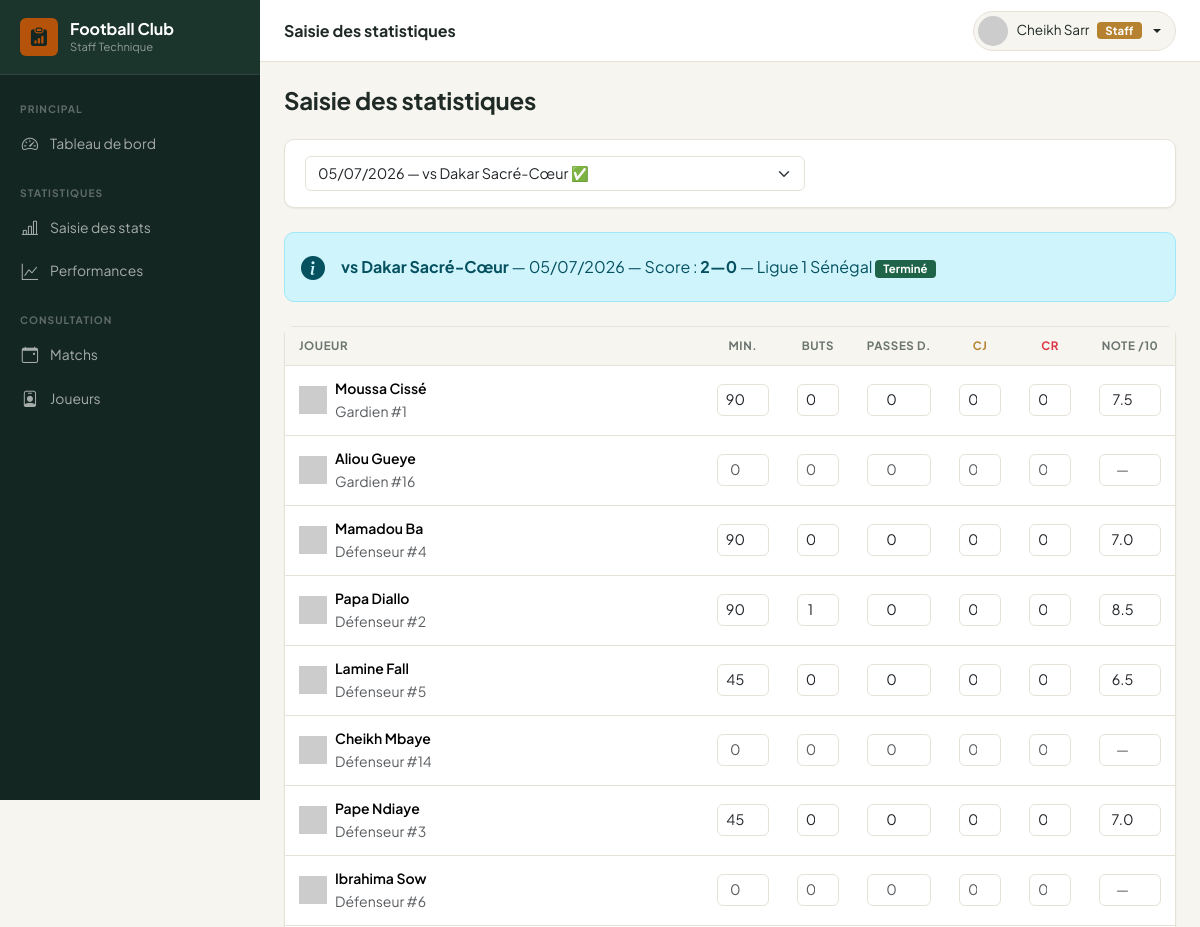
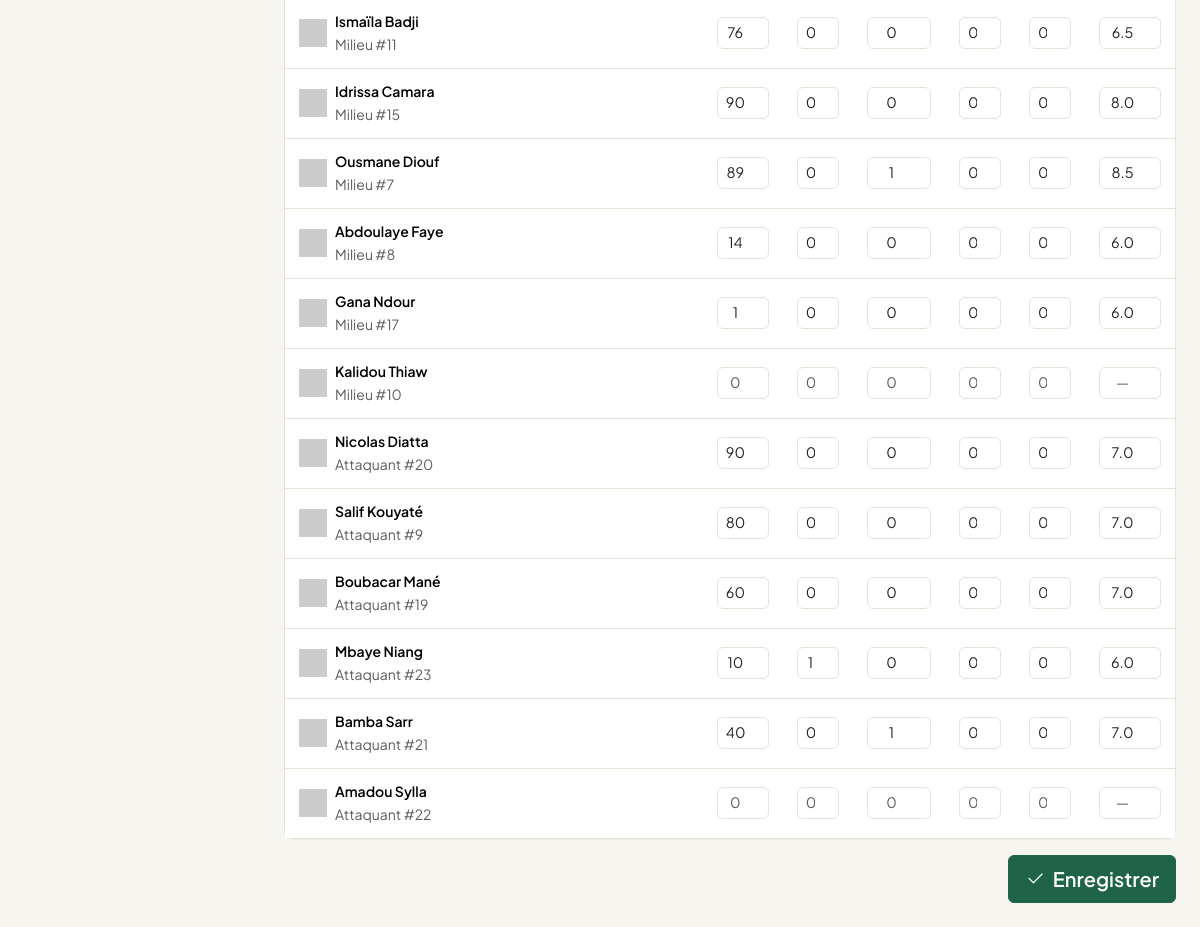
Screenshot of /staff/statistiques/index.php?match_id=7 (signed in) with the database file from the repository (2 pictures, top to bottom).
### tables this page shows
CREATE TABLE `matchs` (
  `id` int(11) NOT NULL AUTO_INCREMENT,
  `competition_id` int(11) DEFAULT NULL,
  `date_match` date NOT NULL,
  `heure_match` time DEFAULT NULL,
  `stade` varchar(200) DEFAULT NULL,
  `adversaire` varchar(150) NOT NULL,
  `domicile_exterieur` enum('Domicile','Extérieur') DEFAULT 'Domicile',
  `score_equipe` tinyint(3) unsigned DEFAULT 0,
  `score_adverse` tinyint(3) unsigned DEFAULT 0,
  `statut` enum('Programmé','En cours','Terminé','Annulé','Reporté') DEFAULT 'Programmé',
  `notes` text DEFAULT NULL,
  `created_at` timestamp NOT NULL DEFAULT current_timestamp(),
  `updated_at` timestamp NOT NULL DEFAULT current_timestamp() ON UPDATE current_timestamp(),
  PRIMARY KEY (`id`),
  KEY `competition_id` (`competition_id`),
  CONSTRAINT `matchs_ibfk_1` FOREIGN KEY (`competition_id`) REFERENCES `competitions` (`id`) ON DELETE SET NULL
);

CREATE TABLE `competitions` (
  `id` int(11) NOT NULL AUTO_INCREMENT,
  `nom` varchar(150) NOT NULL,
  `type` enum('Championnat','Coupe','Amical','Tournoi') DEFAULT 'Championnat',
  `saison` varchar(20) DEFAULT NULL,
  `created_at` timestamp NOT NULL DEFAULT current_timestamp(),
  `updated_at` timestamp NOT NULL DEFAULT current_timestamp() ON UPDATE current_timestamp(),
  PRIMARY KEY (`id`)
);

CREATE TABLE `statistiques` (
  `id` int(11) NOT NULL AUTO_INCREMENT,
  `joueur_id` int(11) NOT NULL,
  `match_id` int(11) NOT NULL,
  `minutes_jouees` smallint(5) unsigned DEFAULT 0,
  `buts` tinyint(3) unsigned DEFAULT 0,
  `passes_decisives` tinyint(3) unsigned DEFAULT 0,
  `cartons_jaunes` tinyint(3) unsigned DEFAULT 0,
  `cartons_rouges` tinyint(3) unsigned DEFAULT 0,
  `note_match` decimal(3,1) DEFAULT NULL,
  `created_at` timestamp NOT NULL DEFAULT current_timestamp(),
  `updated_at` timestamp NOT NULL DEFAULT current_timestamp() ON UPDATE current_timestamp(),
  PRIMARY KEY (`id`),
  UNIQUE KEY `uk_stat` (`joueur_id`,`match_id`),
  KEY `match_id` (`match_id`),
  CONSTRAINT `statistiques_ibfk_1` FOREIGN KEY (`joueur_id`) REFERENCES `joueurs` (`id`) ON DELETE CASCADE,
  CONSTRAINT `statistiques_ibfk_2` FOREIGN KEY (`match_id`) REFERENCES `matchs` (`id`) ON DELETE CASCADE
);

CREATE TABLE `joueurs` (
  `id` int(11) NOT NULL AUTO_INCREMENT,
  `utilisateur_id` int(11) DEFAULT NULL,
  `club_id` int(11) DEFAULT 1,
  `nom` varchar(100) NOT NULL,
  `prenom` varchar(100) NOT NULL,
  `date_naissance` date DEFAULT NULL,
  `nationalite` varchar(100) DEFAULT NULL,
  `taille` decimal(4,1) DEFAULT NULL,
  `poids` decimal(5,1) DEFAULT NULL,
  `poste` enum('Gardien','Défenseur','Milieu','Attaquant') NOT NULL,
  `numero_maillot` tinyint(3) unsigned DEFAULT NULL,
  `photo` varchar(255) DEFAULT NULL,
  `date_inscription` date DEFAULT curdate(),
  `statut` enum('actif','blessé','suspendu','inactif') NOT NULL DEFAULT 'actif',
  `created_at` timestamp NOT NULL DEFAULT current_timestamp(),
  `updated_at` timestamp NOT NULL DEFAULT current_timestamp() ON UPDATE current_timestamp(),
  PRIMARY KEY (`id`),
  KEY `utilisateur_id` (`utilisateur_id`),
  KEY `club_id` (`club_id`),
  CONSTRAINT `joueurs_ibfk_1` FOREIGN KEY (`utilisateur_id`) REFERENCES `utilisateurs` (`id`) ON DELETE SET NULL,
  CONSTRAINT `joueurs_ibfk_2` FOREIGN KEY (`club_id`) REFERENCES `clubs` (`id`) ON DELETE SET NULL
);

### staff/statistiques/index.php (the view, shortened to what this page needs)
<?php
require_once ROOT_PATH . '/includes/functions.php';
$pdo = getPDO();
$matchId   = (int)($_GET['match_id'] ?? 0);
$matchs    = $pdo->query("SELECT m.*, c.nom AS competition FROM matchs m LEFT JOIN competitions c ON c.id=m.competition_id WHERE m.statut IN ('Terminé','En cours') ORDER BY m.date_match DESC")->fetchAll();
$matchInfo = null;
$stats     = [];
if ($matchId) {
    $stmt = $pdo->prepare("SELECT m.*, c.nom AS competition FROM matchs m LEFT JOIN competitions c ON c.id=m.competition_id WHERE m.id=?");
    $stmt->execute([$matchId]);
    $matchInfo = $stmt->fetch();
    $stmt = $pdo->prepare("
        SELECT j.id, j.nom, j.prenom, j.poste, j.numero_maillot, j.photo,
               s.minutes_jouees, s.buts, s.passes_decisives,
               s.cartons_jaunes, s.cartons_rouges, s.note_match
        FROM joueurs j
        LEFT JOIN statistiques s ON s.joueur_id=j.id AND s.match_id=?
        WHERE j.statut='actif'
        ORDER BY j.poste, j.nom
    ");
    $stmt->execute([$matchId]);
    $stats = $stmt->fetchAll();
}
require_once ROOT_PATH . '/staff/includes/header.php';
?>
<div class="mb-4">
    <h4 class="fw-bold mb-0">Saisie des statistiques</h4>
</div>
<div class="card mb-4">
    <div class="card-body py-3">
        <form method="GET">
            <select name="match_id" class="form-select" style="max-width:500px" onchange="this.form.submit()">
                <?php foreach ($matchs as $m): ?>
                    <option value="<?= $m['id'] ?>" <?= $matchId===$m['id']?'selected':'' ?>>
                        <?= formatDate($m['date_match']) ?> — vs <?= e($m['adversaire']) ?>
                    </option>
                <?php endforeach; ?>
            </select>
        </form>
    </div>
</div>
<?php if ($matchId && $matchInfo): ?>
<div class="alert alert-info d-flex align-items-center gap-3 mb-4">
    <i class="bi bi-info-circle-fill fs-4"></i>
    <div>
        <strong>vs <?= e($matchInfo['adversaire']) ?></strong> —
        <?= formatDate($matchInfo['date_match']) ?> —
        Score : <strong><?= (int)$matchInfo['score_equipe'] ?>—<?= (int)$matchInfo['score_adverse'] ?></strong>
        <?= $matchInfo['competition'] ? '— '.e($matchInfo['competition']) : '' ?>
        <?= statusBadge($matchInfo['statut']) ?>
    </div>
</div>
<form method="POST">
    <div class="card table-card">
        <div class="card-body p-0">
            <div class="table-responsive">
            <table class="table mb-0" style="min-width:700px">
                <thead><tr>
                    <th>Joueur</th>
                    <th class="text-center" style="width:80px">Min.</th>
                    <th class="text-center" style="width:70px">Buts</th>
                    <th class="text-center" style="width:80px">Passes D.</th>
                    <th class="text-center" style="width:70px"><span class="text-warning">CJ</span></th>
                    <th class="text-center" style="width:70px"><span class="text-danger">CR</span></th>
                    <th class="text-center" style="width:90px">Note /10</th>
                </tr></thead>
                <tbody>
                <?php foreach ($stats as $j): ?>
                <tr>
                    <td>
                        <div class="d-flex align-items-center gap-2">
                            <img src="<?= avatarUrl($j['photo'], $j['prenom'].' '.$j['nom']) ?>" class="avatar-sm">
                            <div>
                                <div class="fw-semibold small"><?= e($j['prenom']) ?> <?= e($j['nom']) ?></div>
                                <small class="text-muted"><?= e($j['poste']) ?><?= $j['numero_maillot']?' #'.$j['numero_maillot']:'' ?></small>
                            </div>
                        </div>
                    </td>
                    <td><input type="number" name="stats[<?= $j['id'] ?>][minutes]" class="form-control form-control-sm text-center" min="0" max="120" value="<?= $j['minutes_jouees'] ?? '' ?>" placeholder="0"></td>
                    <td><input type="number" name="stats[<?= $j['id'] ?>][buts]"    class="form-control form-control-sm text-center" min="0" max="20"  value="<?= $j['buts'] ?? '' ?>" placeholder="0"></td>
                    <td><input type="number" name="stats[<?= $j['id'] ?>][passes]"  class="form-control form-control-sm text-center" min="0" max="20"  value="<?= $j['passes_decisives'] ?? '' ?>" placeholder="0"></td>
                    <td><input type="number" name="stats[<?= $j['id'] ?>][cj]"      class="form-control form-control-sm text-center" min="0" max="2"   value="<?= $j['cartons_jaunes'] ?? '' ?>" placeholder="0"></td>
                    <td><input type="number" name="stats[<?= $j['id'] ?>][cr]"      class="form-control form-control-sm text-center" min="0" max="1"   value="<?= $j['cartons_rouges'] ?? '' ?>" placeholder="0"></td>
                    <td><input type="number" name="stats[<?= $j['id'] ?>][note]"    class="form-control form-control-sm text-center" min="0" max="10" step="0.5" value="<?= $j['note_match'] ?? '' ?>" placeholder="—"></td>
                </tr>
                <?php endforeach; ?>
                </tbody>
            </table>
            </div>
        </div>
    </div>
    <div class="d-flex justify-content-end mt-3">
        <button type="submit" class="btn btn-success btn-lg"><i class="bi bi-check2 me-1"></i> Enregistrer</button>
    </div>
</form>
<?php else: ?>
<div class="text-center py-5 text-muted">
    <i class="bi bi-bar-chart-line fs-1 d-block mb-3"></i>Sélectionnez un match pour saisir les statistiques.
</div>
<?php endif; ?>
<?php require_once ROOT_PATH . '/staff/includes/footer.php'; ?>

### includes/functions.php (shortened to what this page needs)
<?php
function e(string $str): string {
    return htmlspecialchars($str, ENT_QUOTES | ENT_SUBSTITUTE, 'UTF-8');
}
function formatDate(?string $date): string {
    return date('d/m/Y', strtotime($date));
}
function statusBadge(string $status): string {
    $map = [
        'actif'      => 'success',
        'inactif'    => 'secondary',
        'blessé'     => 'warning',
        'suspendu'   => 'danger',
        'Programmé'  => 'primary',
        'Terminé'    => 'success',
        'En cours'   => 'warning',
        'Annulé'     => 'danger',
        'Reporté'    => 'secondary',
        'Publiée'    => 'success',
        'Brouillon'  => 'secondary',
        'Convoqué'   => 'success',
        'Absent'     => 'danger',
        'Blessé'     => 'warning',
        'Titulaire'  => 'primary',
        'Remplaçant' => 'secondary',
    ];
    $color = $map[$status] ?? 'secondary';
    return "<span class=\"badge bg-$color\">" . e($status) . '</span>';
}
function roleBadge(string $role): string {
    $map = ['admin' => 'danger', 'coach' => 'primary', 'staff' => 'warning', 'joueur' => 'success'];
    $labels = ['admin' => 'Admin', 'coach' => 'Coach', 'staff' => 'Staff', 'joueur' => 'Joueur'];
    $color = $map[$role] ?? 'secondary';
    $label = $labels[$role] ?? $role;
    return "<span class=\"badge bg-$color\">" . e($label) . '</span>';
}
function avatarUrl(?string $photo, string $name = '?'): string {
    $initials = urlencode(strtoupper(substr($name, 0, 1)));
    return "https://ui-avatars.com/api/?name=$initials&background=2d6a4f&color=fff&size=80";
}

### assets/css/style.css (style rules this page uses)
:root { --ink: #142621; --ink-2: #1c352c; --canvas: #f6f5f0; --paper: #ffffff; --pitch: #1f6349; --pitch-strong: #164a37; --pitch-rgb: 31,99,73; --gold: #b6822f; --gold-rgb: 182,130,47; --gold-soft: #ecdfc2; --text: #1f2a26; --text-muted: #6b7570; --line: #e6e2d8; --r-sm: 6px; --r-md: 10px; --r-lg: 14px; --shadow-sm: 0 1px 2px rgba(20,38,33,.06); --shadow-md: 0 6px 20px rgba(20,38,33,.08); --sidebar-bg: var(--ink); --sidebar-width: 260px; --topbar-h: 62px; --bs-success: var(--pitch); --bs-success-rgb: var(--pitch-rgb); --bs-success-bg-subtle: #e2ede7; --bs-success-border-subtle: #bcd8ca; --bs-success-text-emphasis: var(--pitch-strong); --bs-warning: var(--gold); --bs-warning-rgb: var(--gold-rgb); --bs-warning-bg-subtle: var(--gold-soft); --bs-warning-border-subtle: #d9c496; --bs-warning-text-emphasis: #7a5a1f; --bs-body-font-family: 'Plus Jakarta Sans', system-ui, -apple-system, sans-serif; --bs-border-radius: var(--r-md); --bs-border-radius-sm: var(--r-sm); --bs-border-radius-lg: var(--r-lg); }
:root { --fc-green: var(--pitch); --fc-green-dark: var(--ink); --fc-green-light: #4f9376; --fc-gold: var(--gold); }
* { -webkit-font-smoothing: antialiased; }
body { font-family: var(--bs-body-font-family); background: var(--canvas); color: var(--text); }
h1, h2, h3, h4, h5, h6 { letter-spacing: -.01em; }
.btn-success { --bs-btn-bg: var(--pitch); --bs-btn-border-color: var(--pitch); --bs-btn-hover-bg: var(--pitch-strong); --bs-btn-hover-border-color: var(--pitch-strong); --bs-btn-active-bg: var(--pitch-strong); --bs-btn-active-border-color: var(--pitch-strong); --bs-btn-disabled-bg: var(--pitch); --bs-btn-disabled-border-color: var(--pitch); --bs-btn-focus-shadow-rgb: var(--pitch-rgb); }
.btn { border-radius: var(--r-sm); font-weight: 600; }
.card { border: 1px solid var(--line); border-radius: var(--r-md); box-shadow: var(--shadow-sm); }
.card-body { padding: 20px; }
.table-card .table { margin: 0; }
.table thead th { background: var(--canvas); font-size: .72rem; font-weight: 700; text-transform: uppercase; letter-spacing: .05em; color: var(--text-muted); border-bottom: 1px solid var(--line); padding: 10px 14px; white-space: nowrap; }
.table tbody td { padding: 12px 14px; vertical-align: middle; border-bottom: 1px solid var(--line); }
.table tbody tr:last-child td { border-bottom: none; }
.avatar-sm { width: 28px; height: 28px; }
.form-control, .form-select { border-radius: var(--r-sm); border-color: var(--line); font-size: .9rem; }
.badge { font-size: .71rem; font-weight: 700; padding: 3px 8px; border-radius: 4px; letter-spacing: .01em; }

### rows the page displays
matchs: adversaire "Dakar Sacré-Cœur", date_match "05/07/2026", score_equipe "2", score_adverse "0", competition.nom "Ligue 1 Sénégal", statut "Terminé"
statistiques: joueur.prenom "Moussa", joueur.nom "Cissé", joueur.poste "Gardien", joueur.numero_maillot "1", minutes_jouees "90", buts "0", passes_decisives "0", cartons_jaunes "0", cartons_rouges "0", note_match "7.5"
joueurs: prenom "Aliou", nom "Gueye", poste "Gardien", numero_maillot "16"
statistiques: joueur.prenom "Mamadou", joueur.nom "Ba", joueur.poste "Défenseur", joueur.numero_maillot "4", minutes_jouees "90", buts "0", passes_decisives "0", cartons_jaunes "0", cartons_rouges "0", note_match "7.0"
statistiques: joueur.prenom "Papa", joueur.nom "Diallo", joueur.poste "Défenseur", joueur.numero_maillot "2", minutes_jouees "90", buts "1", passes_decisives "0", cartons_jaunes "0", cartons_rouges "0", note_match "8.5"
statistiques: joueur.prenom "Lamine", joueur.nom "Fall", joueur.poste "Défenseur", joueur.numero_maillot "5", minutes_jouees "45", buts "0", passes_decisives "0", cartons_jaunes "0", cartons_rouges "0", note_match "6.5"
joueurs: prenom "Cheikh", nom "Mbaye", poste "Défenseur", numero_maillot "14"
statistiques: joueur.prenom "Pape", joueur.nom "Ndiaye", joueur.poste "Défenseur", joueur.numero_maillot "3", minutes_jouees "45", buts "0", passes_decisives "0", cartons_jaunes "0", cartons_rouges "0", note_match "7.0"
joueurs: prenom "Ibrahima", nom "Sow", poste "Défenseur", numero_maillot "6"
statistiques: joueur.prenom "Ismaïla", joueur.nom "Badji", joueur.poste "Milieu", joueur.numero_maillot "11", minutes_jouees "76", buts "0", passes_decisives "0", cartons_jaunes "0", cartons_rouges "0", note_match "6.5"
statistiques: joueur.prenom "Idrissa", joueur.nom "Camara", joueur.poste "Milieu", joueur.numero_maillot "15", minutes_jouees "90", buts "0", passes_decisives "0", cartons_jaunes "0", cartons_rouges "0", note_match "8.0"
statistiques: joueur.prenom "Ousmane", joueur.nom "Diouf", joueur.poste "Milieu", joueur.numero_maillot "7", minutes_jouees "89", buts "0", passes_decisives "1", cartons_jaunes "0", cartons_rouges "0", note_match "8.5"
statistiques: joueur.prenom "Abdoulaye", joueur.nom "Faye", joueur.poste "Milieu", joueur.numero_maillot "8", minutes_jouees "14", buts "0", passes_decisives "0", cartons_jaunes "0", cartons_rouges "0", note_match "6.0"
statistiques: joueur.prenom "Gana", joueur.nom "Ndour", joueur.poste "Milieu", joueur.numero_maillot "17", minutes_jouees "1", buts "0", passes_decisives "0", cartons_jaunes "0", cartons_rouges "0", note_match "6.0"
joueurs: prenom "Kalidou", nom "Thiaw", poste "Milieu", numero_maillot "10"
statistiques: joueur.prenom "Nicolas", joueur.nom "Diatta", joueur.poste "Attaquant", joueur.numero_maillot "20", minutes_jouees "90", buts "0", passes_decisives "0", cartons_jaunes "0", cartons_rouges "0", note_match "7.0"
statistiques: joueur.prenom "Salif", joueur.nom "Kouyaté", joueur.poste "Attaquant", joueur.numero_maillot "9", minutes_jouees "80", buts "0", passes_decisives "0", cartons_jaunes "0", cartons_rouges "0", note_match "7.0"
statistiques: joueur.prenom "Boubacar", joueur.nom "Mané", joueur.poste "Attaquant", joueur.numero_maillot "19", minutes_jouees "60", buts "0", passes_decisives "0", cartons_jaunes "0", cartons_rouges "0", note_match "7.0"
statistiques: joueur.prenom "Mbaye", joueur.nom "Niang", joueur.poste "Attaquant", joueur.numero_maillot "23", minutes_jouees "10", buts "1", passes_decisives "0", cartons_jaunes "0", cartons_rouges "0", note_match "6.0"
statistiques: joueur.prenom "Bamba", joueur.nom "Sarr", joueur.poste "Attaquant", joueur.numero_maillot "21", minutes_jouees "40", buts "0", passes_decisives "1", cartons_jaunes "0", cartons_rouges "0", note_match "7.0"
joueurs: prenom "Amadou", nom "Sylla", poste "Attaquant", numero_maillot "22"

### other values shown
$pageTitle "Saisie des statistiques"
$label "Staff"
form field match_id "05/07/2026 — vs Dakar Sacré-Cœur ✅"
